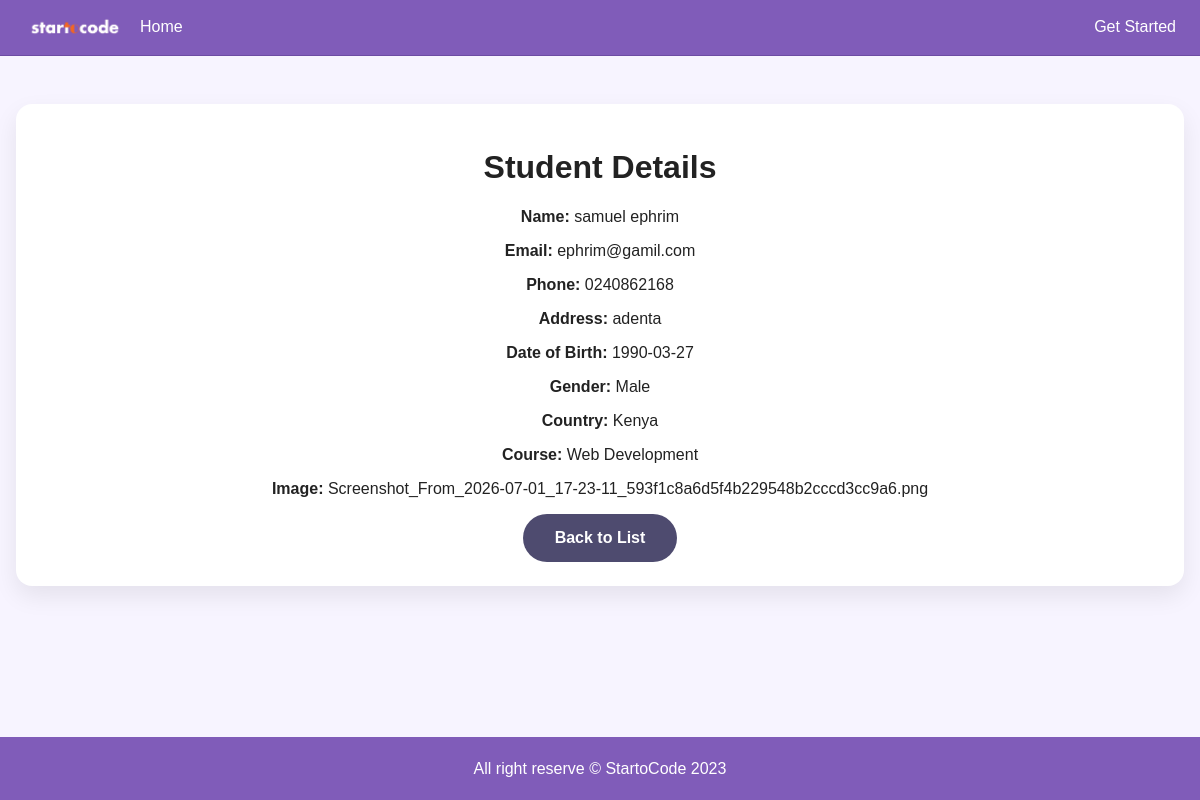
Screenshot of /student/2 with the database file from the repository.
### tables this page shows
CREATE TABLE students (
            id INTEGER PRIMARY KEY AUTOINCREMENT,
            first_name TEXT NOT NULL,
            last_name TEXT NOT NULL,
            address TEXT NOT NULL,
            email TEXT NOT NULL,
            phone TEXT NOT NULL,
            date_of_birth TEXT NOT NULL,
            gender TEXT NOT NULL,
            country TEXT NOT NULL,
            course TEXT NOT NULL,
            image_name TEXT NOT NULL,
            created_at TIMESTAMP DEFAULT CURRENT_TIMESTAMP
        );

### app.py (the view)
@app.route('/student/<int:student_id>')
def student_detail(student_id):
    conn = sqlite3.connect(DB_PATH)
    conn.row_factory = sqlite3.Row
    student = conn.execute(
        'SELECT * FROM students WHERE id = ?', (student_id,)
    ).fetchone()
    conn.close()
    if not student:
        flash('Student not found.', 'error')
        return redirect(url_for('success'))
    return render_template('student_detail.html', student=dict(student))

### templates/student_detail.html (shortened to what this page needs)
{% extends "base.html" %}
{% block content %}
<div class="success-page">
    <div class="table-card">
        <h1>Student Details</h1>
        <p><strong>Name:</strong> {{ student.first_name }} {{ student.last_name }}</p>
        <p><strong>Email:</strong> {{ student.email }}</p>
        <p><strong>Phone:</strong> {{ student.phone }}</p>
        <p><strong>Address:</strong> {{ student.address }}</p>
        <p><strong>Date of Birth:</strong> {{ student.date_of_birth }}</p>
        <p><strong>Gender:</strong> {{ student.gender }}</p>
        <p><strong>Country:</strong> {{ student.country }}</p>
        <p><strong>Course:</strong> {{ student.course }}</p>
        <p><strong>Image:</strong> {{ student.image_name }}</p>
        <a class="hero-btn" href="{{ url_for('success') }}">Back to List</a>
    </div>
</div>
{% endblock content %}

### static/css/styles.css (style rules this page uses)
body { margin: 0; font-family: Arial, sans-serif; background-color: #f7f4ff; color: #222; display: flex; flex-direction: column; min-height: 100vh; }
.hero-btn { display: inline-block; padding: 0.8rem 1.3rem; border-radius: 999px; background-color: #805cb9; color: #ffffff; text-decoration: none; font-weight: bold; transition: background-color 0.2s ease; }
.submit-btn, .hero-btn { display: inline-block; padding: 0.95rem 2rem; border-radius: 999px; background-color: #4e4b6f; color: #ffffff; text-decoration: none; font-weight: 700; border: none; cursor: pointer; transition: background-color 0.2s ease; }
.success-page { padding: 3rem 1rem; text-align: center; }
.table-card { background: #ffffff; padding: 1.5rem; border-radius: 1rem; box-shadow: 0 10px 25px rgba(0, 0, 0, 0.08); overflow-x: auto; }

### rows the page displays
students: first_name "samuel", last_name "ephrim", email "ephrim@gamil.com", phone "0240862168", address "adenta", date_of_birth "1990-03-27", gender "Male", country "Kenya", course "Web Development", image_name "Screenshot_From_2026-07-01_17-23-11_593f1c8a6d5f4b229548b2cccd3cc9a6.png"
